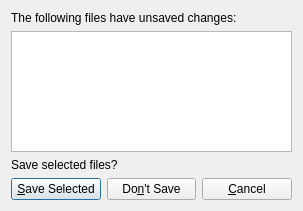
<?xml version="1.0" encoding="UTF-8"?>
<ui version="4.0">
 <class>Dialog_Confirm_Close</class>
 <widget class="QDialog" name="Dialog_Confirm_Close">
  <property name="geometry">
   <rect>
    <x>0</x>
    <y>0</y>
    <width>303</width>
    <height>211</height>
   </rect>
  </property>
  <property name="windowTitle">
   <string>Close Files</string>
  </property>
  <layout class="QVBoxLayout" name="verticalLayout">
   <item>
    <widget class="QLabel" name="label_2">
     <property name="text">
      <string>The following files have unsaved changes:</string>
     </property>
    </widget>
   </item>
   <item>
    <widget class="QTableWidget" name="tableWidget">
     <attribute name="horizontalHeaderVisible">
      <bool>false</bool>
     </attribute>
     <attribute name="horizontalHeaderStretchLastSection">
      <bool>true</bool>
     </attribute>
     <attribute name="verticalHeaderVisible">
      <bool>false</bool>
     </attribute>
     <column>
      <property name="text">
       <string notr="true">file</string>
      </property>
     </column>
    </widget>
   </item>
   <item>
    <widget class="QLabel" name="label">
     <property name="text">
      <string>Save selected files?</string>
     </property>
    </widget>
   </item>
   <item>
    <layout class="QHBoxLayout" name="horizontalLayout">
     <item>
      <widget class="QPushButton" name="button_save">
       <property name="text">
        <string>&amp;Save Selected</string>
       </property>
       <property name="icon">
        <iconset theme="document-save"/>
       </property>
      </widget>
     </item>
     <item>
      <widget class="QPushButton" name="button_dont_save">
       <property name="text">
        <string>Do&amp;n't Save</string>
       </property>
       <property name="icon">
        <iconset theme="dialog-close"/>
       </property>
      </widget>
     </item>
     <item>
      <widget class="QPushButton" name="button_cancel">
       <property name="text">
        <string>&amp;Cancel</string>
       </property>
       <property name="icon">
        <iconset theme="dialog-cancel"/>
       </property>
      </widget>
     </item>
    </layout>
   </item>
  </layout>
 </widget>
 <resources/>
 <connections>
  <connection>
   <sender>button_cancel</sender>
   <signal>clicked()</signal>
   <receiver>Dialog_Confirm_Close</receiver>
   <slot>reject()</slot>
   <hints>
    <hint type="sourcelabel">
     <x>288</x>
     <y>282</y>
    </hint>
    <hint type="destinationlabel">
     <x>434</x>
     <y>217</y>
    </hint>
   </hints>
  </connection>
  <connection>
   <sender>button_save</sender>
   <signal>clicked()</signal>
   <receiver>Dialog_Confirm_Close</receiver>
   <slot>accept()</slot>
   <hints>
    <hint type="sourcelabel">
     <x>56</x>
     <y>290</y>
    </hint>
    <hint type="destinationlabel">
     <x>-20</x>
     <y>204</y>
    </hint>
   </hints>
  </connection>
 </connections>
</ui>
